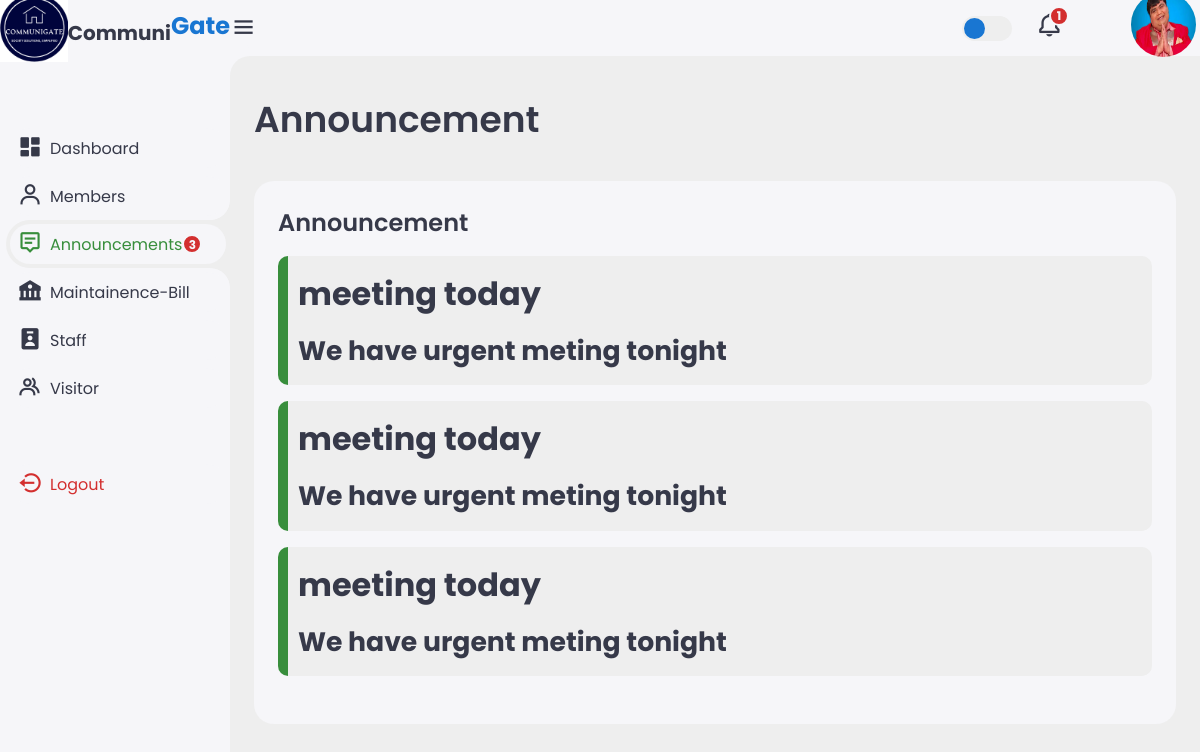
Page /user/announcement.php (signed in) on the committed database.
### tables this page shows
CREATE TABLE `members` (
  `hno` int(255) NOT NULL,
  `name` varchar(255) NOT NULL,
  `img_source` varchar(400) NOT NULL DEFAULT './images/defualt.png',
  `email` varchar(255) NOT NULL,
  `password` varchar(255) NOT NULL,
  `user_type` varchar(255) NOT NULL DEFAULT 'user',
  `mno` varchar(15) NOT NULL,
  `total` int(25) NOT NULL,
  `isrented` varchar(10) NOT NULL DEFAULT 'owner'
);

CREATE TABLE `annoucement` (
  `id` int(255) NOT NULL,
  `title` varchar(100) NOT NULL,
  `content` varchar(8000) NOT NULL,
  `date` date NOT NULL DEFAULT current_timestamp(),
  `lastdate` date NOT NULL
);

### user/announcement.php (the view, shortened to what this page needs)
<!DOCTYPE html>
<html lang="en">
<head>
    <link href='https://unpkg.com/boxicons@2.1.4/css/boxicons.min.css' rel='stylesheet'>
    <link rel="stylesheet" href="./style.css">
</head>
<body>
    <div class="sidebar">
        <a href="#" class="logo">
            <i class='bx'><img src="../images/logo.png" height="100%" width="100%" style="object-fit:blue;" alt=""></i>
            <div class="logo-name"><span><sub>Communi</span>Gate</sub></div>
        </a>
        <ul class="side-menu">
            <li><a href="dashboard.php"><i class='bx bxs-dashboard'></i>Dashboard</a></li>
            <li><a href="member.php"><i class='bx bx-user'></i>Members</a></li>
            <li class="active"><a href="announcement.php"><i class='bx bx-message-alt-detail'></i>Announcements<?php @include('../config.php');
             $select="SELECT id FROM `annoucement`";
             $result = mysqli_query($conn, $select);
             $rowcount = mysqli_num_rows( $result );
             if($rowcount>0)
             {
               echo " <span id='count'> $rowcount </span>";
             }
             ?> </a></li>
            <li><a href="maintainence-bill.php"><i class='bx bxs-bank' ></i>Maintainence-Bill<?php @include('../config.php');
             ?></a></li>
            <li><a href="staff.php"><i class='bx bxs-user-badge'></i>Staff</a></li>
            <li><a href="visitor.php"><i class='bx bx-group'></i>Visitor</a></li>
        </ul>
        <ul class="side-menu">
            <li>
                <a href="/logout" class="logout">
                    <i class='bx bx-log-out-circle'></i>
                    Logout
                </a>
            </li>
        </ul>
    </div>
    <div class="content">
            <?php
                @include('../config.php');
                ?>
        <?php include('nav.php'); ?>
        <main>
            <div class="header">
                <div class="left">
                    <h1>Announcement</h1>
                </div>
            </div>
           <div class="bottom-data">
                <div class="orders">
                 <div class="reminders">
                   <div class="header">
                   <h3>Announcement</h3>
                    <ul class="task-list">
                        <?php
                        $conn=mysqli_connect('localhost','root','','communigate');
                        $sql="SELECT * FROM `annoucement`";
                        $res=mysqli_query($conn,$sql);
                        if(mysqli_num_rows($res)>0)
                        {
                            while($row=mysqli_fetch_array($res))
                            {
                        ?>
                        <li class="completed">
                            <div class="task-title">
                                <h1><?php echo$row['title']; ?>  <br>
                                <sub><?php echo$row['content']; ?></sub>
                               </h1>
                            </div>
                        </li>
                        <?php
                            }
                        }
                        ?>
                    </ul>
                   </div>
                 </div>
              </div>
            </div>
        </main>
    </div>
</body>
</html>

### user/nav.php (shortened to what this page needs)
<nav>
            <i class='bx bx-menu'></i>
            <label for="theme-toggle" class="theme-toggle"></label>
            <a href="agreevisitor.php" class="notif">
                <i class='bx bx-bell'></i>
                <span class="count"><?php   @include('../config.php');
                             $name=$_SESSION['user_name'];
                            $sql="SELECT  id from cfvisitor WHERE pstm='$name' ";
                            $res=mysqli_query($conn,$sql);
                            $rowcount = mysqli_num_rows( $res );
                            echo $rowcount; ?></span>
            </a>
            <a href="#" class="profile">
            <?php
                @include('../config.php');
                $name=$_SESSION['user_name'];
                $select="SELECT * FROM  `members` WHERE `name` = '$name'";
                $res=mysqli_query($conn,$select);
                if(mysqli_num_rows($res)>0){
                    while($row=mysqli_fetch_array($res))
                    {
                ?>
               <a href="../user/editprofile.php?id=<?php echo $row['hno']; ?>"><img src="<?php if ($row['img_source'] == '../images/') { echo '../images/defualt.png'; } else { echo $row['img_source']; } ?>" style="width:65px; height:65px; border-radius:50%; margin:30%;" ></a>
              <?php
              }
            }
            ?>
            </a>
        </nav>

### rows in the picture
members: img_source (picture)
annoucement: title "meeting today", content "We have urgent meting tonight"
annoucement: title "meeting today", content "We have urgent meting tonight"
annoucement: title "meeting today", content "We have urgent meting tonight"

### other values in the picture
$rowcount "3"
$rowcount "1"
